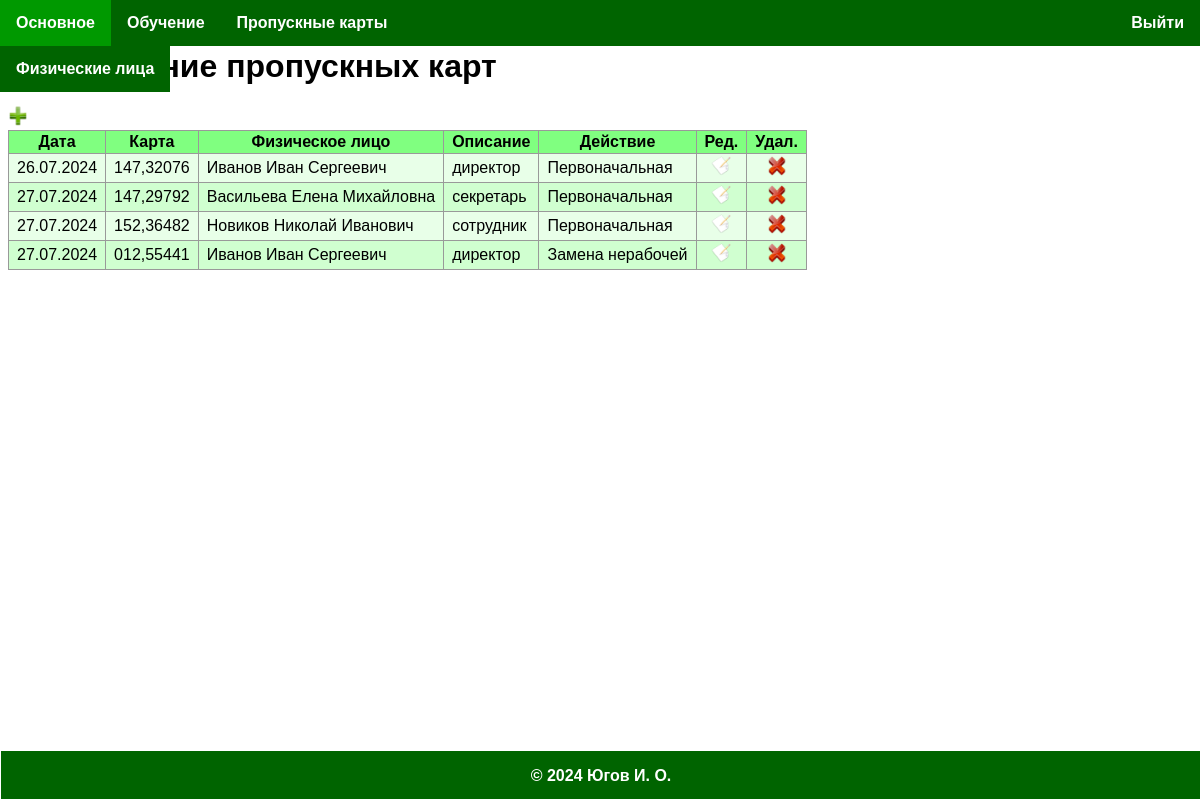
Screenshot of /pass_cards/pass_cards/pass_card_issue/list/ (signed in) with the database file from the repository.
### pass_cards/models.py (models this page shows, shortened)
class PassCardIssue(models.Model):
    issue_date = models.DateField(_('Дата оформления'), default=now)
    '''Дата рождения.'''
    card = models.ForeignKey(PassCard, null=True, on_delete=models.RESTRICT, verbose_name='Карта')
    '''Карта.'''
    individual = models.ForeignKey(Individual, null=True, on_delete=models.PROTECT, verbose_name='Физическое лицо')
    '''Физическое лицо.'''
    description = models.CharField(_('Описание'), max_length=30, default='')
    '''Описание физического лица.'''
    action = models.ForeignKey(PassCardAction, null=True, on_delete=models.PROTECT, verbose_name='Действие')
    '''Действие.'''
    class Meta:
        verbose_name = _('Оформление карты')
        verbose_name_plural = _('Оформление карт')

class PassCard(models.Model):
    pass_id = models.CharField(_('Идентификатор'), validators=[pass_id_validator], max_length=9)
    '''Идентификатор.'''
    pass_type = models.ForeignKey(PassCardType, null=True, on_delete=models.RESTRICT, verbose_name='Тип')
    '''Тип.'''
    class Meta:
        verbose_name = _('Пропускная карта')
        verbose_name_plural = _('Пропускные карты')
    def __str__(self):
       return self.pass_id

class PassCardAction(models.Model):
    title = models.CharField(_('Наименование'), max_length=50, unique=True)
    '''Наименование.'''
    class Meta:
        verbose_name = _('Действие с картами')
        verbose_name_plural = _('Действие с картами')
    def __str__(self):
       return self.title

### base/models.py (models this page shows)
class Individual(models.Model):
    GENDER_CHOICES = [
        ('Ж', 'Женский'),
        ('M', 'Мужской'),
        ('-', 'Не указан'),
    ]
    '''Пол (значения).'''
    last_name = models.CharField(_("Фамилия"), max_length=50)
    '''Фамилия.'''
    first_name = models.CharField(_("Имя"), max_length=50)
    '''Имя.'''
    patronymic = models.CharField(_("Отчество"), max_length=50, blank=True, null=True)
    '''Отчество.'''
    gender = models.CharField(_("Пол"), max_length=1, choices=GENDER_CHOICES, default='-')
    '''Пол.'''
    birth_date = models.DateField(_("Дата рождения"), blank=True, null=True)
    '''Дата рождения.'''
    social_insurance_number = models.CharField(
        _("СНИЛС"),
        max_length=14,
        validators=[social_insurance_number_validator],
       blank=True, null=True, unique=True
    )
    '''СНИЛС.'''
    is_student = models.BooleanField(_("Обучающийся"), default=False)
    '''Является ли обучающимся.'''
    class Meta:
        verbose_name = _("Физическое лицо")
        verbose_name_plural = _("Физические лица")
    def __str__(self):
       result = f'{self.last_name} {self.first_name}'
       if self.patronymic != '':
           result += f' {self.patronymic}'
       return result.strip()

### pass_cards/views.py (the view)
# urls.py: path('pass_cards/pass_card_issue/list/', views.pass_card_issue_list, name='pass_card_issue_list'),
@login_required(login_url='/login/')
def pass_card_issue_list(request):
    pass_card_issues = PassCardIssue.objects.all()
    return render(request, 'pass_card_issue_list.html', {'pass_card_issue_list': pass_card_issues})

### templates/pass_card_issue_list.html
{% extends 'base.html' %}
{% load static %}
{% block content %}
    <h1>Оформление пропускных карт</h1>
    <a href="{% url 'pass_card_issue_new' %}"><img class="action-icon" src="{% static 'icons/add.png' %}" alt="Создать"></a>
    <table class="catalog-items">
        <tr>
            <th>Дата</th>
            <th>Карта</th>
            <th>Физическое лицо</th>
            <th>Описание</th>
            <th>Действие</th>
            <th>Ред.</th>
            <th>Удал.</th>
        </tr>
    {% for pass_card_issue in pass_card_issue_list %}
        <tr class="{% cycle 'odd' 'even' %}">
            <td class="cell-date">{{ pass_card_issue.issue_date | date:"d.m.Y" }}</td>
            <td class="cell-label">{{ pass_card_issue.card }}</td>
            <td class="cell-text">{{ pass_card_issue.individual }}</td>
            <td class="cell-text">{{ pass_card_issue.description }}</td>
            <td class="cell-text">{{ pass_card_issue.action }}</td>
            <td class="cell-button"><a href="{% url 'pass_card_issue_edit' pass_card_issue.pk %}"><img class="action-icon" src="{% static 'icons/edit.png' %}" alt="Изменить"></a></td>
            <td class="cell-button"><a href="{% url 'pass_card_issue_delete' pass_card_issue.pk %}"><img class="action-icon" src="{% static 'icons/delete.png' %}" alt="Удалить"></a></td>
        </tr>
    {% endfor %}
    </table>
{% endblock %}

### templates/static/css/main.css (style rules this page uses)
body { font-family: Arial, sans-serif; }
.catalog-items { border-collapse: collapse; }
.catalog-items th, .catalog-items td { padding: 2px 8px; border: 1px solid #999; }
.catalog-items th { background-color: #80ff80; font-weight: bold; text-align: center; }
.catalog-items td { text-align: left; }
.catalog-items tbody tr:nth-child(odd) { background-color: #d0ffd0; }
.catalog-items tbody tr:nth-child(even) { background-color: #e8ffe8; }
.catalog-items .cell-text { text-align: left; }
.catalog-items .cell-date, .catalog-items .cell-label, .catalog-items .cell-button { text-align: center; }
.action-icon { height: 20px; width: 20px; }

### rows the page displays
PassCardIssue: issue_date "26.07.2024", card "147,32076", individual "Иванов Иван Сергеевич", description "директор", action "Первоначальная"
PassCardIssue: issue_date "27.07.2024", card "147,29792", individual "Васильева Елена Михайловна", description "секретарь", action "Первоначальная"
PassCardIssue: issue_date "27.07.2024", card "152,36482", individual "Новиков Николай Иванович", description "сотрудник", action "Первоначальная"
PassCardIssue: issue_date "27.07.2024", card "012,55441", individual "Иванов Иван Сергеевич", description "директор", action "Замена нерабочей"
